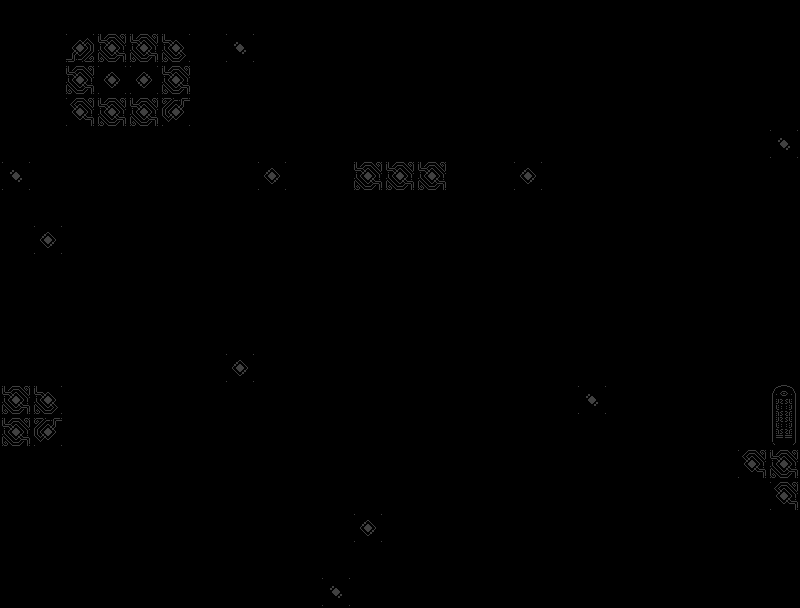

The image is a tile-based game level rendered from a .tmx file. Its description and source (layers, tilesets, objects; grid data summarised) follow:
An orthogonal 25x19 tile map with 32x32 px tiles, 4 tile layers (collision, ground_decorations, decorations, rift).

<map version="1.2" tiledversion="1.3.4" orientation="orthogonal" renderorder="right-down" width="25" height="19" tilewidth="32" tileheight="32" infinite="0" nextlayerid="5" nextobjectid="1">
 <editorsettings>
  <export target="level_7.json" format="json" />
 </editorsettings>
 <tileset firstgid="1" source="nort_platform_tiles-Sheet.tsx" />
 <layer id="1" name="collision" width="25" height="19">
  <data>[475 cells, 169 non-empty, 9 distinct tile ids]</data>
 </layer>
 <layer id="2" name="ground_decorations" width="25" height="19">
  <data>[475 cells, 98 non-empty, 16 distinct tile ids]</data>
 </layer>
 <layer id="3" name="decorations" width="25" height="19">
  <data>[475 cells, 32 non-empty, 6 distinct tile ids]</data>
 </layer>
 <layer id="4" name="rift" width="25" height="19">
  <data>[475 cells, 11 non-empty, 8 distinct tile ids]</data>
 </layer>
</map>
